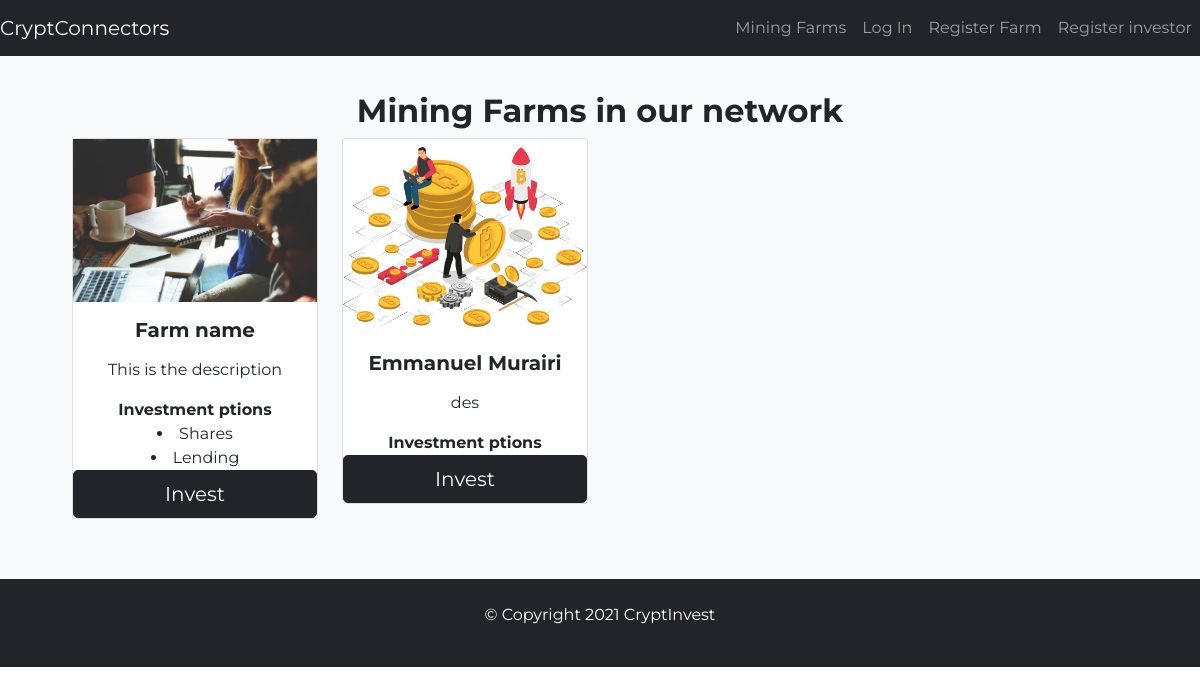
/invest/mining_farms (signed in), run on the app's committed database.
### farm/models.py (models this page shows, shortened)
class MiningFarm(User):
    farm_name = models.CharField(null=True, max_length=128)
    description = models.TextField(null=True)
    logo = models.ImageField(upload_to="mining_farm/logo", null=True, blank=True)
    investment_options = models.ManyToManyField(InvestmentOption)

class InvestmentOption(models.Model):
    name = models.CharField(max_length=128)
    description = models.TextField(null=True)
    def __str__(self):
        return self.name

### invest/views.py (the view)
# urls.py: path('mining_farms', views.mining_farms, name='mining_farms'),
@login_required
def mining_farms(request):
    farms = MiningFarm.objects.all()
    return render(request, "mining_farms.html", context=locals())

### invest/templates/mining_farms.html
<!DOCTYPE html>
<html>
<head>
  {% include 'head.html' %}
</head>
<body>
  <section class="colored-section" id="title">
    <div class="container-fluid">
      {% include 'menu.html' %}
    </div>
  </section>
  <section class="news-section bg-light">
    <div class="container mt-2">
      <div class="row">
        <h2>Mining Farms in our network</h2>
    {%for farm in farms%}
        <div class="col-lg-3 col-md-6 col-sm-12 item">
          <div class="card item-card card-block">
            <img src="/media/{{farm.logo}}" alt="Photo of sunset" onerror="this.onerror=null;this.src='/static/images/crypt.png';">
            <h5 class="item-card-title mt-3 mb-3">{{farm.farm_name}}</h5>
            <p class="card-text">{{farm.description}}</p>
            <b>Investment ptions</b>
            <lu>
            {%for option in farm.investment_options.all%}
                <li>{{option}}</li>
            {%endfor%}
            </lu>
            <a type="button" href="mining_farms/{{farm.id}}" class="btn btn-dark btn-lg">Invest</a>
          </div>
        </div>
    {%endfor%}
      </div>
    </div>
  </section>
  <footer class="bg-dark footer-section" id="footer">
    <p>© Copyright 2021 CryptInvest</p>
  </footer>
</body>
</html>

### home/static/css/styles.css (style rules this page uses)
body { font-family: "Montserrat", "sans-serif"; font-weight: 400; text-align: center; }
h1, h2, h3, h4, h5,h6 { font-weight: 700; }
.container-fluid { padding: 2% 0 0 0; }
.footer-section { color: white; padding:2%; margin-bottom: 0; }
.news-section { padding: 5%; }

### data on the page
MiningFarm: logo (picture), farm_name "Farm name", description "This is the description"
InvestmentOption: name "Shares"
InvestmentOption: name "Lending"
MiningFarm: shows a picture, farm_name "Emmanuel Murairi", description "des"
